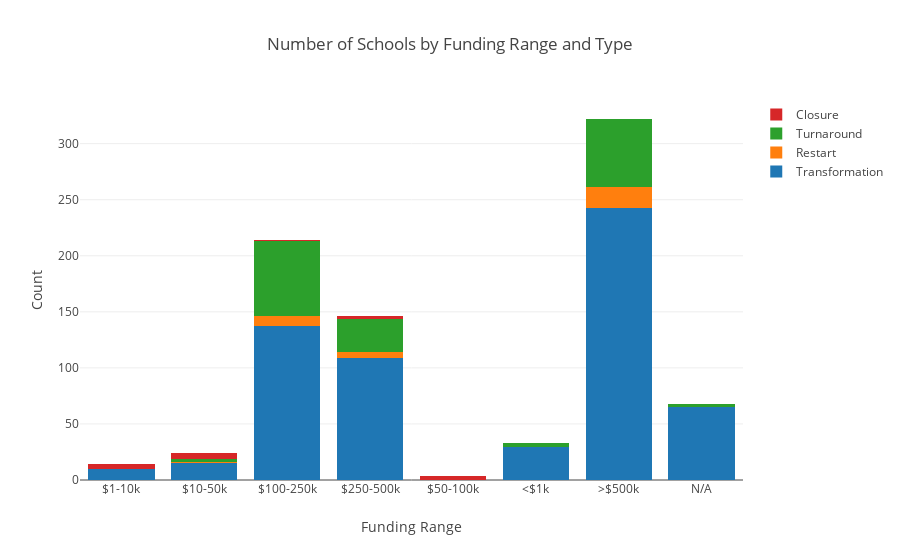

The notebook cell saved with this chart:
### Code cell
iplot(
    go.Figure(
        data = [
            go.Bar(x = range_counts.index, y = transformation2['Range'].value_counts()[range_counts.index], name = "Transformation"),
            go.Bar(x = range_counts.index, y = restart2['Range'].value_counts()[range_counts.index], name = "Restart"),
            go.Bar(x = range_counts.index, y = turnaround2['Range'].value_counts()[range_counts.index], name = "Turnaround"),
            go.Bar(x = range_counts.index, y = closure2['Range'].value_counts()[range_counts.index], name = "Closure"),
        ],
    
        layout = go.Layout(
            barmode='stack',
            title = "Number of Schools by Funding Range and Type",
            xaxis = dict(title="Funding Range"),
            yaxis = dict(title="Count")
        )
))

### Figure 1 — Plotly figure (JSON) as saved in the notebook; plotly's stock layout.template omitted (floating-point values rounded to 4 significant figures)
{"data": [{"name": "Transformation", "type": "bar", "uid": "abf9e438-2965-4a05-96a1-c4106b8fa02d", "x": ["$1-10k", "$10-50k", "$100-250k", "$250-500k", "$50-100k", "<$1k", ">$500k", "N/A"], "y": [10, 15, 137, 109, null, 29, 243, 65]}, {"name": "Restart", "type": "bar", "uid": "2da62762-19a5-451c-9003-b76cf55a18a1", "x": ["$1-10k", "$10-50k", "$100-250k", "$250-500k", "$50-100k", "<$1k", ">$500k", "N/A"], "y": [null, 1, 9, 5, null, null, 18, null]}, {"name": "Turnaround", "type": "bar", "uid": "9d2c9322-732b-4d8d-88b2-ba58f8b16923", "x": ["$1-10k", "$10-50k", "$100-250k", "$250-500k", "$50-100k", "<$1k", ">$500k", "N/A"], "y": [null, 3, 67, 30, null, 4, 61, 3]}, {"name": "Closure", "type": "bar", "uid": "b7d7cfb9-4692-41e5-9a9d-450aa80b5176", "x": ["$1-10k", "$10-50k", "$100-250k", "$250-500k", "$50-100k", "<$1k", ">$500k", "N/A"], "y": [4, 5, 1, 2, 4, null, null, null]}], "layout": {"autosize": true, "barmode": "stack", "title": {"text": "Number of Schools by Funding Range and Type"}, "xaxis": {"autorange": true, "range": [-0.5, 7.5], "title": {"text": "Funding Range"}, "type": "category"}, "yaxis": {"autorange": true, "range": [0, 338.9], "title": {"text": "Count"}, "type": "linear"}}}
